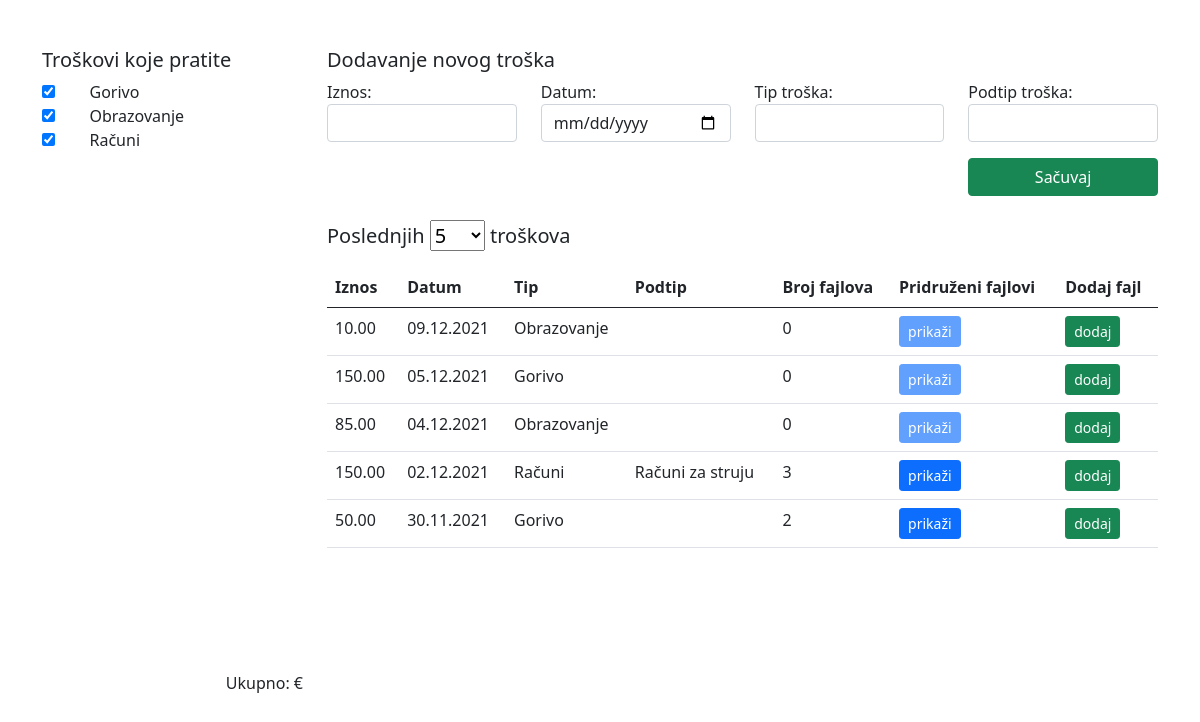
/dashboard.php (signed in), run on the app's committed database.
### tables this page shows
CREATE TABLE `user_expense_type` (
  `user_id` int(11) NOT NULL,
  `expense_type_id` int(11) NOT NULL
);

CREATE TABLE `expense_types` (
  `id` int(11) NOT NULL,
  `name` varchar(255) NOT NULL,
  `color` varchar(255) DEFAULT NULL
);

CREATE TABLE `expenses` (
  `id` int(11) NOT NULL,
  `amount` double NOT NULL,
  `date` timestamp NOT NULL DEFAULT current_timestamp(),
  `user_id` int(11) NOT NULL,
  `expense_type_id` int(11) NOT NULL,
  `expense_subtype_id` int(11) DEFAULT NULL
);

### auth.php (called while the page is built, shortened)
<?php
    $currentUserId = $_SESSION['user']['id'];
?>

### dashboard.php (the view, shortened to what this page needs)
<?php
    include './db_connect.php';
    include './auth.php';
?>
<!DOCTYPE html>
<html lang="en">
<head>
    <link href="https://cdn.jsdelivr.net/npm/bootstrap@5.0.2/dist/css/bootstrap.min.css" rel="stylesheet">
    <link rel="stylesheet" href="https://cdn.jsdelivr.net/npm/@fortawesome/fontawesome-free@5.15.4/css/fontawesome.min.css">
    <link rel="stylesheet" href="./assets/css/styles.css">
</head>
<body>
    <div class="container pt-5">
      <div class="row">
          <div class="col-3">
              <h5>Troškovi koje pratite</h5>
              <?php
                $sql_types = "SELECT
                                    et.id,
                                    et.name,
                                    uet.user_id
                                from expense_types et
                                left join user_expense_type uet on et.id = uet.expense_type_id and uet.user_id = $currentUserId
                                order by et.name ASC
                            ";
                $res_types = mysqli_query($dbconn, $sql_types);
                while($type = mysqli_fetch_assoc($res_types)){
                    $type_id = $type['id'];
                    $type_name = $type['name'];
                    $checked = "";
                    if(!is_null($type['user_id'])) $checked = "checked";
                    echo "<div class=\"row\" >";
                    echo "  <div class=\"col-2\"> <input type=\"checkbox\" id=\"chk_type_$type_id\" $checked onchange=\"save($type_id)\" > </div>";
                    echo "  <div class=\"col-10\"> <label for=\"chk_type_$type_id\" >$type_name</label> </div>";
                    echo "</div>";
                }
              ?>
          </div>
          <div class="col-9">
              <h5>Dodavanje novog troška</h5>
              <form action="./expenses/add_new.php" method="POST">
                  <div class="row">
                      <div class="col-3">
                          <label for="amountInput">Iznos:</label>
                          <input type="number" step="0.01" class="form-control" name="amount" id="amountInput" >
                      </div>
                      <div class="col-3">
                            <label for="dateInput">Datum:</label>
                            <input type="date" class="form-control" name="date" id="dateInput" >
                      </div>
                      <div class="col-3">
                          <label for="selectType">Tip troška:</label>
                          <select name="expense_type_id" class="form-control" id="selectType" onchange="getSubtypes()"></select>
                      </div>
                      <div class="col-3">
                            <label for="selectSubtype">Podtip troška:</label>
                            <select name="expense_subtype_id" class="form-control" id="selectSubtype"></select>
                      </div>
                  </div>
                  <div class="row mt-3">
                      <div class="col-3 offset-9">
                        <button class="btn btn-success w-100">Sačuvaj</button>
                      </div>
                  </div>
              </form>
          </div>
      </div>
      <div class="row mt-4">
            <div class="col-3 pt-5">
                <canvas id="pieChart" width="400" height="400"></canvas>
                <h6 class="text-end">Ukupno: <span id="expensesTotal"></span> €</h6>
            </div>
            <div class="col-9 table-responsive">
                <h5>
                    Poslednjih
                        <form action="dashboard.php" method="GET" id="selectLimitForm">
                            <select name="limit" id="selectLimit" onchange="changeLimit()">
                                <?php
                                    $lengths = ["5" => 5,"10" => 10,"15" => 15,"20" => 20, "Sve" => -1];
                                    foreach($lengths as $key => $length){
                                        isset($_GET['limit']) && $_GET['limit'] == $length ? $selected = "selected" : $selected = "";
                                        echo "<option value=\"$length\" $selected >$key</option>";
                                    }
                                ?>
                            </select>
                        </form>
                    troškova
                </h5>
                <table class="table table-stripped table-hover mt-3" >
                    <thead>
                        <tr>
                            <th>Iznos</th>
                            <th>Datum</th>
                            <th>Tip</th>
                            <th>Podtip</th>
                            <th>Broj fajlova</th>
                            <th>Pridruženi fajlovi</th>
                            <th>Dodaj fajl</th>
                        </tr>
                    </thead>
                    <tbody>
                        <?php
                            if(isset($_GET['limit']) && $_GET['limit'] != -1) $limit_sql = " LIMIT  ".$_GET['limit'];
                            elseif(isset($_GET['limit']) && $_GET['limit'] == -1) $limit_sql = "" ;
                            else $limit_sql = "LIMIT 5";
                            $sql_expenses = "SELECT
                                                e.id,
                                                e.amount,
                                                e.`date`,
                                                et.name as `type`,
                                                coalesce(es.name, '') as subtype,
                                                (select count(*) from attachments a where a.expense_id = e.id) as attachments_count
                                            FROM expenses e
                                            join expense_types et on e.expense_type_id = et.id
                                            left join expense_subtypes es on e.expense_subtype_id = es.id
                                            WHERE user_id = $currentUserId ORDER BY e.date DESC $limit_sql";
                            $res_expenses = mysqli_query($dbconn, $sql_expenses);
                            while($expense = mysqli_fetch_assoc($res_expenses)){
                                $disabledBtn = $expense['attachments_count'] > 0 ? "" : "disabled";
                                echo "<tr>";
                                echo "  <td>".number_format($expense['amount'], 2)."</td>";
                                echo "  <td>".date("d.m.Y", strtotime($expense['date']))."</td>";
                                echo "  <td>{$expense['type']}</td>";
                                echo "  <td>{$expense['subtype']}</td>";
                                echo "  <td>{$expense['attachments_count']}</td>";
                                echo "  <td><a class=\"btn btn-primary btn-sm $disabledBtn\" onclick='showAttachments({$expense['id']})' >prikaži</a></td>";
                                echo "  <td><a class=\"btn btn-success btn-sm\" onclick='addNewAttachment({$expense['id']})' >dodaj</a></td>";
                                echo "</tr>";
                            }
                        ?>
                    </tbody>
                </table>
            </div>
      </div>
    </div>
</body>
</html>

### assets/css/styles.css (style rules this page uses)
#selectLimitForm { display: inline; }

### data on the page
user_expense_type: expense_type_id.name "Gorivo"
user_expense_type: expense_type_id.name "Obrazovanje"
user_expense_type: expense_type_id.name "Računi"
expenses: amount "10.00", date "09.12.2021", expense_type.name "Obrazovanje", attachments_count "0"
expenses: amount "150.00", date "05.12.2021", expense_type.name "Gorivo", attachments_count "0"
expenses: amount "85.00", date "04.12.2021", expense_type.name "Obrazovanje", attachments_count "0"
expenses: amount "150.00", date "02.12.2021", expense_type.name "Računi", subtype "Računi za struju", attachments_count "3"
expenses: amount "50.00", date "30.11.2021", expense_type.name "Gorivo", attachments_count "2"

### other printed values
form field limit "5"
